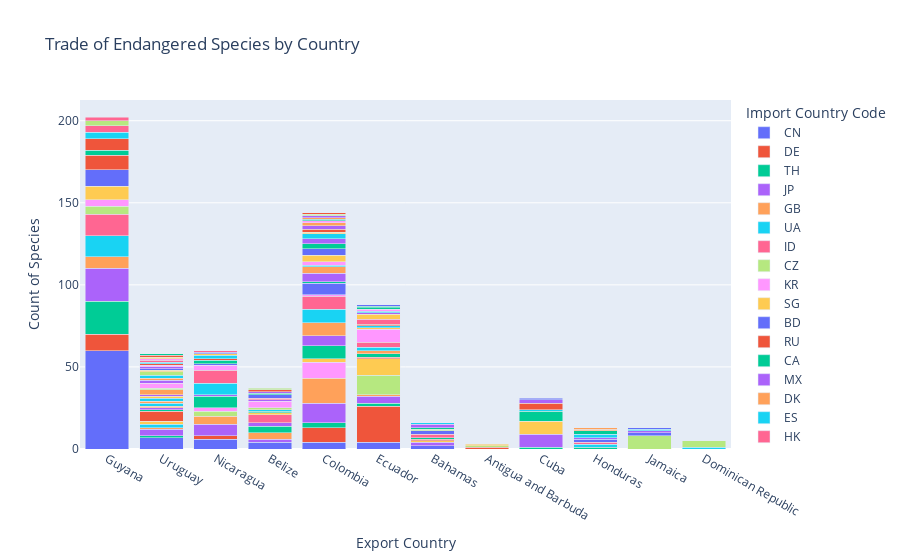

Here is the notebook cell this chart was saved with:
### Markdown cell above
## What country/countries trade the largest number of endangered species and what country do they export to?

### Code cell
endangered_fig.show()
